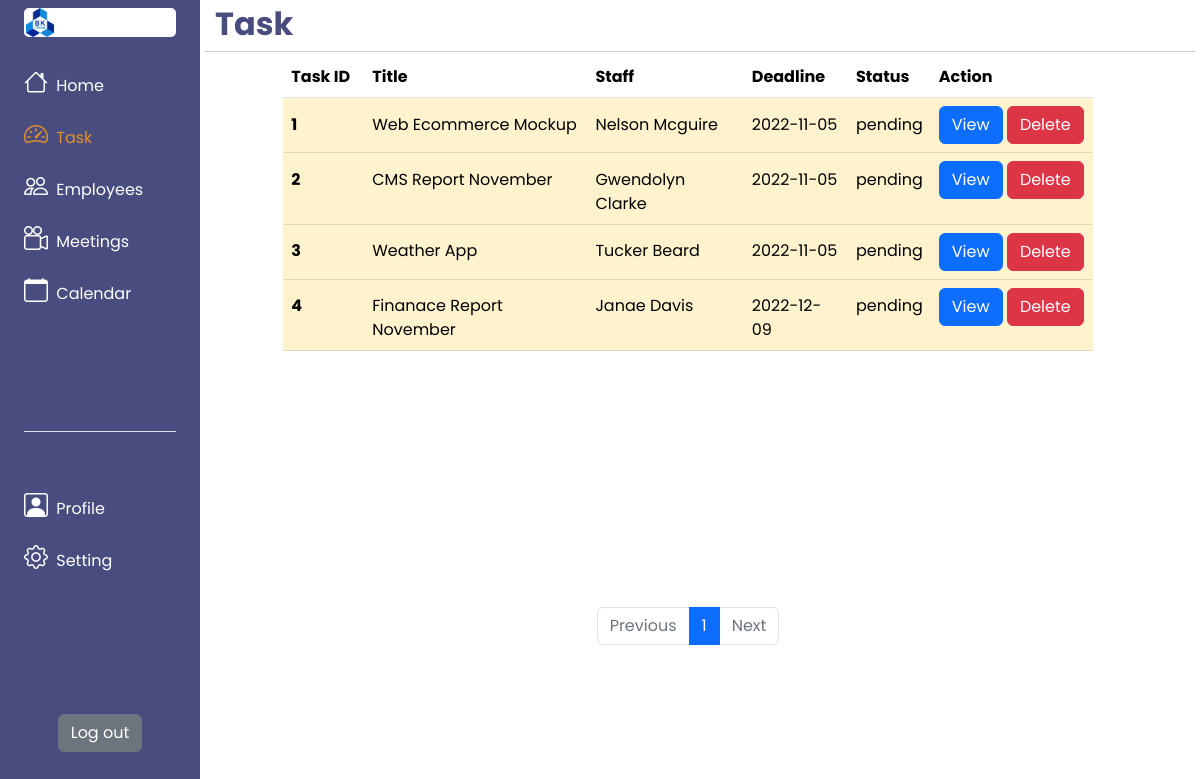
Page /pages/task.php on the committed database.
### tables this page shows
create table task(
	id int auto_increment,
    title varchar(50),
    description varchar(100),
    staff_id int,
    start_date date,
    deadline date,
    status varchar(10),
    dep varchar(5),
    primary key (id),
    foreign key (staff_id) references user(id)
);

create table user (
	id int auto_increment,
    fullname varchar(30),
    gender varchar (6),
    phone varchar(10),
    username varchar(30) unique,
    password varchar(30),
    role varchar(10),
    dep varchar(5),
    primary key (id)
);

### utils/task/taskSupport.php (called while the page is built, shortened)
<?php
include "./../utils/dbConnect.php";
$updateTaskStatusQuery = "UPDATE task
                        SET status = 'overdue'
                        WHERE status = 'pending'
                        AND deadline <= CURDATE() - INTERVAL 1 DAY";
mysqli_query($conn, $updateTaskStatusQuery);
function getAllTask()
{
    global $conn;
    $query = '';
    if (isset($_SESSION) && $_SESSION['user_role'] == 'manager') {
        $query = "SELECT * FROM task WHERE dep='{$_SESSION['user_dep']}' ORDER BY deadline";
    } else if (isset($_SESSION) && $_SESSION['user_role'] == 'employee') {
        $query = "SELECT * FROM task WHERE dep='{$_SESSION['user_dep']}' AND staff_id={$_SESSION['user_id']} ORDER BY deadline";
    } else {
        $query = " SELECT * FROM task ORDER BY deadline";
    }
    $result = mysqli_query($conn, $query);
    $tasks = [];
    while ($row = mysqli_fetch_assoc($result)) {
        array_push($tasks, $row);
    }
    return $tasks;
}
function getTaskRowColor($status)
{
    if ($status == 'pending') return 'warning';
    else if ($status == 'overdue') return 'danger';
    else if ($status == 'finished') return 'success';
}
function getUserById($id)
{
    global $conn;
    $query = " SELECT * FROM user WHERE id = $id";
    $result = mysqli_query($conn, $query);
    $user = mysqli_fetch_assoc($result);
    return $user;
}

### pages/task.php (the view, shortened to what this page needs)
<?php
include "./../utils/task/taskSupport.php";
$page = (isset($_GET['table_no']) && is_numeric($_GET['table_no'])) ? $_GET['table_no'] : 1;
$totalTasks = getAllTask();
$totalPages = ceil(count($totalTasks) / 8);
$prev = $page - 1;
$next = $page + 1;
?>
<!DOCTYPE html>
<html lang="en">
<head>
    <link href="https://cdn.jsdelivr.net/npm/bootstrap@5.2.2/dist/css/bootstrap.min.css" rel="stylesheet" />
    <link rel="stylesheet" href="https://cdn.jsdelivr.net/npm/bootstrap-icons@1.9.1/font/bootstrap-icons.css">
</head>
<body>
    <div class="container-fluid">
        <div class="row flex-nowrap">
            <?php
            include "../components/main/sidebar.php";
            ?>
            <div class="col-auto col-10 p-0">
                <div class="page-title">
                    <h2>Task</h2>
                </div>
                <div class="page-content">
                    <div class="row justify-content-center w-100">
                        <div id="task-list" class="col-10 col-auto">
                            <table class="table">
                                <thead>
                                    <tr>
                                        <th scope="col">Task ID</th>
                                        <th scope="col">Title</th>
                                        <th scope="col">Staff</th>
                                        <th scope="col">Deadline</th>
                                        <th scope="col">Status</th>
                                        <th scope="col">Action</th>
                                    </tr>
                                </thead>
                                <tbody>
                                    <?php
                                    $tasks = getAllTask();
                                    foreach ($tasks as $task) {
                                        $row_color = getTaskRowColor($task['status']);
                                        $fileLinksHTML = "";
                                        $task_user = getUserById($task['staff_id']);
                                        $delete_button = $_SESSION['user_role'] != 'employee' ? "<a class='btn btn-danger' href='http://localhost/web-assignment/utils/task/taskHandling.php?action=delete&id={$task['id']}'>Delete</a>" : "";
                                        $activeSubmitBtn = $task['status'] == 'pending' ? '' : 'disabled';
                                        $submit_button = $_SESSION['user_role'] == 'employee' ? "<button type='button' class='btn btn-light {$activeSubmitBtn}' data-bs-toggle='modal' data-bs-target='#submitTaskModal{$task['id']}'>Submit</button>" : "";
                                        $fileSubmitLinksHTML = "";
                                        $submitTaskHTML = $task['status'] == 'finished' ? "
                                        <hr>
                                        <div><p>SUBMISSION:</p></div>
                                        <div>Description: {$submitTask['description']}</div>
                                        <div>Files: </div>
                                        <div>{$fileSubmitLinksHTML}</div>
                                        " : "";
                                        echo "
                                        <tr class='table-{$row_color}'>
                                        <th scope='row' class='task-id'>{$task['id']}</th>
                                        <td>{$task['title']}</td>
                                        <td>{$task_user['fullname']}</td>
                                        <td>{$task['deadline']}</td>
                                        <td>{$task['status']}</td>
                                        <td class='view-task'>
                                            <button type='button' class='btn btn-primary' data-bs-toggle='modal' data-bs-target='#viewTaskModal{$task['id']}'>
                                                View
                                            </button>
                                            {$delete_button}
                                            {$submit_button}
                                        </td>
                                            <div class='modal fade' id='viewTaskModal{$task['id']}' tabindex='-1' aria-labelledby='viewTaskModalLabel' aria-hidden='true'>
                                                            <h1 class='modal-title fs-5' id='viewTaskModalLabel'>
                                                                {$task['title']}</h1>
                                                            <div>Task ID : <span> {$task['id']} </span></div>
                                                                {$task['description']}
                                                            <div>Employee : <span> {$task_user['fullname']} </span></div>
                                                            <div>Start Date : <span> {$task['start_date']} </span></div>
                                                            <div>Due Date : <span> {$task['deadline']} </span></div>
                                                            <div>Department : <span> {$task['dep']} </span></div>
                                                            <div class='m-0 p-0'>{$fileLinksHTML}</div>
                                                            {$submitTaskHTML}
                                            </div>
                                            <div class='modal fade' id='submitTaskModal{$task['id']}' tabindex='-1' aria-labelledby='submitTaskModalLabel' aria-hidden='true'>
                                                            <h1 class='modal-title fs-5' id='submitTaskModalLabel'>
                                                                {$task['title']}</h1>
                                                        <form action='./../utils/task/taskHandling.php?action=submit&id={$task['id']}' method='POST' enctype='multipart/form-data'>
                                                        </form>
                                            </div>
                                        ";
                                    }
                                    ?>
                                </tbody>
                            </table>
                        </div>
                        <div id="pagination-bar" class="col-10 col-auto">
                            <nav aria-label="...">
                                <ul class="pagination justify-content-center">
                                    <li class="page-item <?php if ($page <= 1) {
                                                                echo 'disabled';
                                                            } ?>">
                                        <a class="page-link" href="<?php if ($page <= 1) {
                                                                        echo '#';
                                                                    } else {
                                                                        echo "?table_no=" . $prev;
                                                                    } ?>">Previous</a>
                                    </li>
                                    <?php for ($i = 1; $i <= $totalPages; $i++) { ?>
                                        <li class="page-item <?php if ($page == $i) {
                                                                    echo 'active';
                                                                } ?>">
                                            <a class="page-link" href="task.php?table_no=<?= $i; ?>">
                                                <?= $i; ?>
                                            </a>
                                        </li>
                                    <?php } ?>
                                    <li class="page-item <?php if ($page >= $totalPages) {
                                                                echo 'disabled';
                                                            } ?>">
                                        <a class="page-link" href="<?php if ($page >= $totalPages) {
                                                                        echo '#';
                                                                    } else {
                                                                        echo "?table_no=" . $next;
                                                                    } ?>">Next</a>
                                    </li>
                                </ul>
                            </nav>
                        </div>
                    </div>
                </div>
            </div>
        </div>
    </div>
</body>

### rows in the picture
task: id "1", title "Web Ecommerce Mockup", staff.fullname "Nelson Mcguire", deadline "2022-11-05", status "pending"
task: id "2", title "CMS Report November", staff.fullname "Gwendolyn Clarke", deadline "2022-11-05", status "pending"
task: id "3", title "Weather App", staff.fullname "Tucker Beard", deadline "2022-11-05", status "pending"
task: id "4", title "Finanace Report November", staff.fullname "Janae Davis", deadline "2022-12-09", status "pending"
